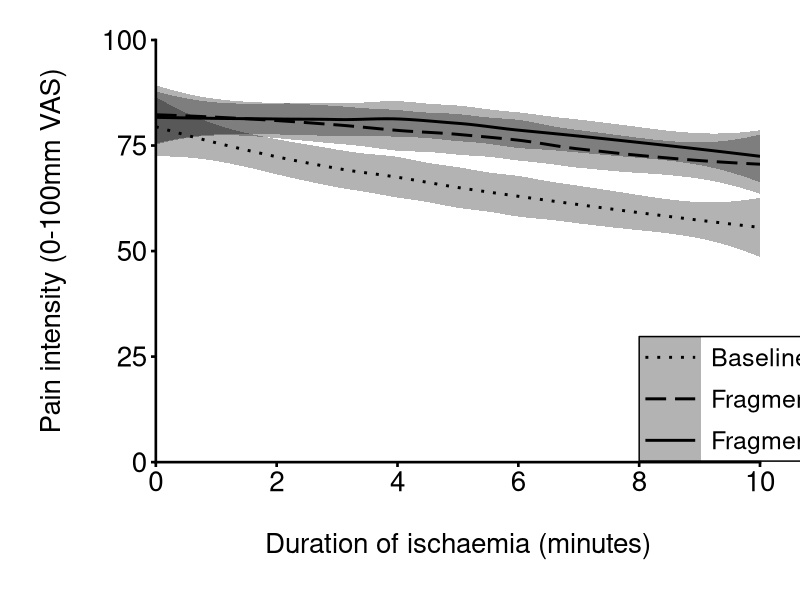

The R source for this figure: (Note: this script raises an error after producing the figure.)
# Primary outcome
#################
## Authors: Peter Kamerman, Fiona Baker, and Stella Iacovides
## Contains script used to generate the plots used in the manuscript

### Load required packages
library(readr)
library(dplyr)
library(tidyr)
library(ggplot2)
library(cowplot)
library(grid)
library(scales)

### Load data
regression <- read_csv('./data/regression.csv')

# Process data
##############
# Convert id and period to factors
regression <- regression %>%
    mutate(id = factor(id),
           period = factor(period)) %>%
    tbl_df()

# Process data for plot
regression <- regression %>%
    group_by(id, period) %>%
    gather(key = time, value = score, 3:13) %>%
    mutate(time = as.numeric(as.character(time)))

## Plot
#######
ischaemia <- ggplot(regression,
       aes(x = time,
           y = score,
           colour = period,
           fill = period)) +
    geom_smooth(aes(linetype = period),
                method = 'loess',
                size = 1,
                alpha = 0.3) +
    labs(x = '\nDuration of ischaemia (minutes)',
         y = 'Pain intensity (0-100mm VAS)\n') +
    scale_y_continuous(limits = c(0, 100),
                       expand = c(0,0)) +
    scale_x_continuous(limits = c(0, 10),
                       expand = c(0, 0),
                       breaks = c(0, 2, 4, 6, 8, 10),
                       labels = c(0, 2, 4, 6, 8, 10)) +
    scale_linetype_manual(values = c('dotted', 'longdash', 'solid'),
                          labels = c("Baseline night",
                                   "Fragmentation night 1",
                                   "Fragmentation night 2")) +
    scale_colour_manual(values = c('#000000', '#000000', '#000000'),
                      labels = c("Baseline night",
                               "Fragmentation night 1",
                               "Fragmentation night 2")) +
    scale_fill_manual(values = c('#000000', '#000000', '#000000'),
                        labels = c("Baseline night",
                                 "Fragmentation night 1",
                                 "Fragmentation night 2")) +
    theme_cowplot() +
    theme(legend.position = c(0.80, 0.15),
          legend.background = element_rect(colour = '#000000'),
          legend.key.size = unit(30, "pt"),
          legend.key.width = unit(45, 'pt'),
          legend.text = element_text(size = 18),
          legend.title = element_blank(),
          plot.margin = unit(c(2,2,2,2), "lines"),
          axis.line = element_line(size = 0.9),
          axis.ticks = element_line(size = 0.9),
          axis.text = element_text(size = 20),
          axis.title = element_text(size = 20))

save_plot('./figures/figure-3.pdf', ischaemia,
          base_height = 8, base_aspect_ratio = 1.25)
